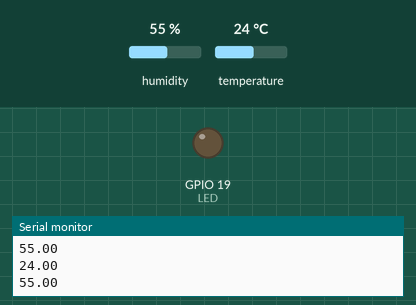
Simulated run of this sketch. Board: ESP32. Parts: output pins drawn as LEDs (lit = HIGH), the last lines printed to the serial monitor. Dashed ring = blinking. The inputs (shaded band) are chosen by the test bench; at power-on: humidity 55 %, temperature 24 °C. WiFi joins after 1.5 s; servers stay silent unless stated.

Above: at 2.7 s.
2.8 s: humidity set to 51 %
5.6 s: humidity set to 48 %
At 6.8 s:
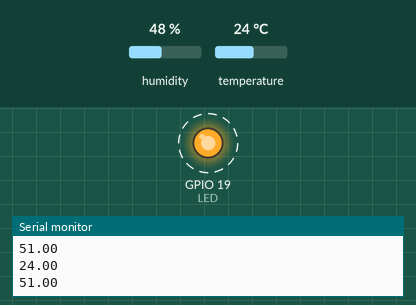
Timing chart, 0 to 17.8 s (numbered marks = the images above; inputs shaded):
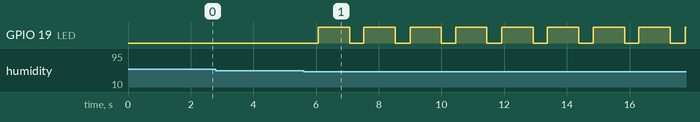

Measured:
- the behaviour switches between 50 and 49 % on humidity (found by bisection; images 0 and 1)
- after the input at 5.6 s, GPIO 19 (LED): alternates HIGH for 1.0 s and LOW for 0.46 s, starting after 0.47 s

The sketch:

projeto-iot-unesc.ino
```cpp
/* INCLUDES */
#include "WiFi.h"
#include <WiFiClientSecure.h>
#include <ArduinoJson.h>
#include <Firebase_ESP_Client.h>
#include "addons/TokenHelper.h"
#include "addons/RTDBHelper.h"
#include <DHT.h>

#define INTERVAL 1000
#define DHTPIN 12
#define DHTTYPE DHT11
#define LED 19

#define API_KEY "AIzaSyCJzobgUQPZ-nRpICq-V2o_1U6JDL6_kNc"
#define DATABASE_URL "https://projeto-iot-unesc-default-rtdb.firebaseio.com/"
#define SENDER_ID_COUNT 2


FirebaseData fbdo;
FirebaseAuth auth;
FirebaseConfig config;
WiFiClientSecure client;
DHT dht(DHTPIN, DHTTYPE);

const char* ssid = "projetoiot";
const char* password = "unesc123.";

unsigned long sendDataPrevMillis = 0;
bool signupOK = false;

uint32_t lastCheckTime = 0;
uint32_t lastTimeTemperatura = 0;
uint32_t lastTimeUmidade = 0;


String readTemp() {
  return String(dht.readTemperature());
}

String readHumi() {
  return String(dht.readHumidity());
}


void setup() {
  dht.begin();
  Serial.begin(115200);
  Serial.println();

  Serial.print("Conectando na rede ");
  Serial.println(ssid);
  WiFi.mode(WIFI_STA);
  WiFi.begin(ssid, password);
  while(WiFi.status() != WL_CONNECTED) {
    delay(500);
    Serial.print(".");
  }
  Serial.print("\nWiFi conectado. Endereço de IP: ");
  Serial.println(WiFi.localIP());

  config.api_key = API_KEY;
  config.database_url = DATABASE_URL;
  if (Firebase.signUp(&config, &auth, "", "")){
    Serial.println("Firebase conectado");
    signupOK = true;
  } else {
    Serial.printf("%s\n", config.signer.signupError.message.c_str());
  }
  config.token_status_callback = tokenStatusCallback;
  Firebase.begin(&config, &auth);
  Firebase.reconnectWiFi(true);

  pinMode(LED, OUTPUT);
  digitalWrite(LED, LOW);
}

void loop() {
  uint32_t now = millis();

  Serial.println(dht.readTemperature());
  Serial.println(dht.readHumidity());

  digitalWrite(LED, LOW);

  if ((dht.readTemperature() >= 22 && dht.readTemperature() <= 26) && (dht.readHumidity() >= 50 && dht.readHumidity() <= 80)) {
    digitalWrite(LED, LOW);
    enviaFirebase(0);
  }

  if (dht.readTemperature() < 22 || dht.readTemperature() > 26) {
    piscaLed();
    enviaFirebase(1);
  }

  if (dht.readHumidity() < 50 || dht.readHumidity() > 80) {
    piscaLed();
    enviaFirebase(1);
  }

  digitalWrite(LED, LOW);

}

void piscaLed() {
  digitalWrite(LED, HIGH);
  delay(1000);
  digitalWrite(LED, LOW);
}


void enviaFirebase(int cor_led) {
  Firebase.RTDB.setInt(&fbdo, "esp/led", cor_led);
  Firebase.RTDB.setString(&fbdo, "esp/temperatura", readTemp());
  Firebase.RTDB.setString(&fbdo, "esp/umidade", readHumi());
}
/*
void handleNewMessages(int numNewMessages) {
  for (int i=0; i<numNewMessages; i++)
  {
    String chatId = String(bot.messages[i].chat_id);
    String senderId = String(bot.messages[i].from_id);

    Serial.println("senderId: " + senderId);

    boolean validSender = validateSender(senderId);

    if(!validSender) {
      bot.sendMessage(chatId, "Desculpe, você não possui permissão", "HTML");
      continue;
    }

    String text = bot.messages[i].text;

    if (text.equalsIgnoreCase(START)) {
      ComandoStart(chatId, bot.messages[i].from_name);
    }
    else if (text.equalsIgnoreCase(STATS_LED)) {
      ComandoLed(chatId);
    }
    else if(text.equalsIgnoreCase(TEMPERATURA)) {
      ComandoTemperatura(chatId);
    }
    else if(text.equalsIgnoreCase(UMIDADE)) {
      ComandoUmidade(chatId);
    }
  }
}

boolean validateSender(String senderId) {
  for(int i=0; i<SENDER_ID_COUNT; i++) {
    if(senderId == validSenderIds[i]) {
      return true;
    }
  }

  return false;
}

void ComandoStart(String chatId, String fromName) {
  //Mostra Olá e o nome do contato seguido dos comandos válidos
  String message = "<b>Olá " + fromName + ".</b>\n";
  message += comandosAceitos();
  bot.sendMessage(chatId, message, "HTML");
}

String comandosAceitos() {
  String message = "Os comandos disponíveis são:\n\n";
  message += "<b>" + STATS_LED + "</b>: Para verificar o status do led\n";
  message += "<b>" + TEMPERATURA + "</b>: Para verificar apenas a temperatura\n";
  message += "<b>" + UMIDADE + "</b>: Para verificar apenas a umidade\n";
  return message;
}

void ComandoLed(String chatId) {
  bot.sendMessage(chatId, "O led está <b>"+ statusLed() + "</b>", "HTML");
}

void ComandoTemperatura(String chatId) {
  String message = "A temperatura é de " + readTemp() + " °C";
  bot.sendMessage(chatId, message, "HTML");
}

void ComandoUmidade(String chatId) {
  String message = "A umidade é de " + readHumi() + "%";
  bot.sendMessage(chatId, message, "HTML");
}

void alertaTemperatura(String chatId){
  String message = "Alerta de Temperatura!!";
  message += "A temperatura está " + readTemp() + " °C";
  bot.sendMessage(chatId, message, "");
}

void alertaUmidade(String chatId){
  String message = "Alerta de Umidade!!";
  message += "A umidade está " + readHumi() + "%";
  bot.sendMessage(chatId, message, "");
} */
```
